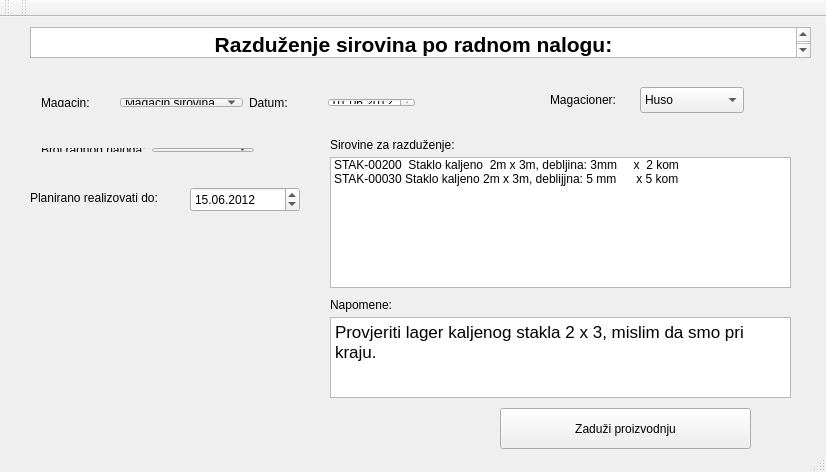
<?xml version="1.0" encoding="UTF-8"?>
<ui version="4.0">
 <class>MainWindow</class>
 <widget class="QMainWindow" name="MainWindow">
  <property name="geometry">
   <rect>
    <x>0</x>
    <y>0</y>
    <width>826</width>
    <height>472</height>
   </rect>
  </property>
  <property name="windowTitle">
   <string>RG Magacin IS</string>
  </property>
  <widget class="QWidget" name="centralWidget">
   <widget class="QListWidget" name="listWidget">
    <property name="geometry">
     <rect>
      <x>330</x>
      <y>140</y>
      <width>461</width>
      <height>131</height>
     </rect>
    </property>
    <item>
     <property name="text">
      <string>STAK-00200  Staklo kaljeno  2m x 3m, debljina: 3mm     x  2 kom</string>
     </property>
    </item>
    <item>
     <property name="text">
      <string>STAK-00030 Staklo kaljeno 2m x 3m, deblijjna: 5 mm      x 5 kom</string>
     </property>
    </item>
    <item>
     <property name="text">
      <string> </string>
     </property>
    </item>
   </widget>
   <widget class="QLabel" name="label_4">
    <property name="geometry">
     <rect>
      <x>330</x>
      <y>120</y>
      <width>161</width>
      <height>16</height>
     </rect>
    </property>
    <property name="text">
     <string>Sirovine za razduženje:</string>
    </property>
   </widget>
   <widget class="QLabel" name="label_5">
    <property name="geometry">
     <rect>
      <x>330</x>
      <y>280</y>
      <width>91</width>
      <height>16</height>
     </rect>
    </property>
    <property name="text">
     <string>Napomene:</string>
    </property>
   </widget>
   <widget class="QDateEdit" name="dateEdit_2">
    <property name="geometry">
     <rect>
      <x>190</x>
      <y>170</y>
      <width>110</width>
      <height>25</height>
     </rect>
    </property>
    <property name="date">
     <date>
      <year>2012</year>
      <month>6</month>
      <day>15</day>
     </date>
    </property>
    <property name="displayFormat">
     <string>dd.MM.yyyy</string>
    </property>
   </widget>
   <widget class="QLabel" name="label_6">
    <property name="geometry">
     <rect>
      <x>30</x>
      <y>170</y>
      <width>151</width>
      <height>21</height>
     </rect>
    </property>
    <property name="text">
     <string>Planirano realizovati do:</string>
    </property>
   </widget>
   <widget class="QTextBrowser" name="textBrowser">
    <property name="geometry">
     <rect>
      <x>30</x>
      <y>10</y>
      <width>781</width>
      <height>31</height>
     </rect>
    </property>
    <property name="html">
     <string>&lt;!DOCTYPE HTML PUBLIC &quot;-//W3C//DTD HTML 4.0//EN&quot; &quot;http://www.w3.org/TR/REC-html40/strict.dtd&quot;&gt;
&lt;html&gt;&lt;head&gt;&lt;meta name=&quot;qrichtext&quot; content=&quot;1&quot; /&gt;&lt;style type=&quot;text/css&quot;&gt;
p, li { white-space: pre-wrap; }
&lt;/style&gt;&lt;/head&gt;&lt;body style=&quot; font-family:'Lucida Grande'; font-size:13pt; font-weight:400; font-style:normal;&quot;&gt;
&lt;p align=&quot;center&quot; style=&quot; margin-top:0px; margin-bottom:0px; margin-left:0px; margin-right:0px; -qt-block-indent:0; text-indent:0px;&quot;&gt;&lt;span style=&quot; font-size:16pt; font-weight:600;&quot;&gt;Razduženje sirovina po radnom nalogu:&lt;/span&gt;&lt;/p&gt;&lt;/body&gt;&lt;/html&gt;</string>
    </property>
   </widget>
   <widget class="QComboBox" name="comboBox_3">
    <property name="geometry">
     <rect>
      <x>640</x>
      <y>70</y>
      <width>104</width>
      <height>26</height>
     </rect>
    </property>
    <item>
     <property name="text">
      <string>Huso</string>
     </property>
    </item>
   </widget>
   <widget class="QLabel" name="label_7">
    <property name="geometry">
     <rect>
      <x>550</x>
      <y>70</y>
      <width>91</width>
      <height>25</height>
     </rect>
    </property>
    <property name="text">
     <string>Magacioner:</string>
    </property>
   </widget>
   <widget class="QPushButton" name="pushButton">
    <property name="geometry">
     <rect>
      <x>500</x>
      <y>391</y>
      <width>251</width>
      <height>41</height>
     </rect>
    </property>
    <property name="text">
     <string>Zaduži proizvodnju</string>
    </property>
   </widget>
   <widget class="QTextBrowser" name="textBrowser_2">
    <property name="geometry">
     <rect>
      <x>330</x>
      <y>300</y>
      <width>461</width>
      <height>81</height>
     </rect>
    </property>
    <property name="html">
     <string>&lt;!DOCTYPE HTML PUBLIC &quot;-//W3C//DTD HTML 4.0//EN&quot; &quot;http://www.w3.org/TR/REC-html40/strict.dtd&quot;&gt;
&lt;html&gt;&lt;head&gt;&lt;meta name=&quot;qrichtext&quot; content=&quot;1&quot; /&gt;&lt;style type=&quot;text/css&quot;&gt;
p, li { white-space: pre-wrap; }
&lt;/style&gt;&lt;/head&gt;&lt;body style=&quot; font-family:'Lucida Grande'; font-size:13pt; font-weight:400; font-style:normal;&quot;&gt;
&lt;p style=&quot; margin-top:0px; margin-bottom:0px; margin-left:0px; margin-right:0px; -qt-block-indent:0; text-indent:0px;&quot;&gt;Provjeriti lager kaljenog stakla 2 x 3, mislim da smo pri kraju.&lt;/p&gt;&lt;/body&gt;&lt;/html&gt;</string>
    </property>
   </widget>
   <widget class="QWidget" name="">
    <property name="geometry">
     <rect>
      <x>30</x>
      <y>70</y>
      <width>396</width>
      <height>31</height>
     </rect>
    </property>
    <layout class="QHBoxLayout" name="horizontalLayout">
     <item>
      <widget class="QLabel" name="label">
       <property name="text">
        <string>Magacin:</string>
       </property>
      </widget>
     </item>
     <item>
      <widget class="QComboBox" name="comboBox">
       <item>
        <property name="text">
         <string>Magacin sirovina</string>
        </property>
       </item>
       <item>
        <property name="text">
         <string>Magacin robe</string>
        </property>
       </item>
       <item>
        <property name="text">
         <string>Magacin kalo</string>
        </property>
       </item>
      </widget>
     </item>
     <item>
      <widget class="QLabel" name="label_2">
       <property name="text">
        <string>Datum:</string>
       </property>
      </widget>
     </item>
     <item>
      <widget class="QDateEdit" name="dateEdit">
       <property name="date">
        <date>
         <year>2012</year>
         <month>6</month>
         <day>1</day>
        </date>
       </property>
       <property name="displayFormat">
        <string>dd.MM.yyyy</string>
       </property>
      </widget>
     </item>
    </layout>
   </widget>
   <widget class="QWidget" name="">
    <property name="geometry">
     <rect>
      <x>30</x>
      <y>120</y>
      <width>235</width>
      <height>26</height>
     </rect>
    </property>
    <layout class="QHBoxLayout" name="horizontalLayout_2">
     <item>
      <widget class="QLabel" name="label_3">
       <property name="text">
        <string>Broj radnog naloga:</string>
       </property>
      </widget>
     </item>
     <item>
      <widget class="QComboBox" name="comboBox_2">
       <item>
        <property name="text">
         <string>000158</string>
        </property>
       </item>
       <item>
        <property name="text">
         <string>000203</string>
        </property>
       </item>
       <item>
        <property name="text">
         <string>000304</string>
        </property>
       </item>
      </widget>
     </item>
    </layout>
   </widget>
  </widget>
  <widget class="QToolBar" name="mainToolBar">
   <attribute name="toolBarArea">
    <enum>TopToolBarArea</enum>
   </attribute>
   <attribute name="toolBarBreak">
    <bool>false</bool>
   </attribute>
  </widget>
  <widget class="QStatusBar" name="statusBar"/>
  <widget class="QToolBar" name="toolBar_2">
   <property name="windowTitle">
    <string>toolBar_2</string>
   </property>
   <attribute name="toolBarArea">
    <enum>TopToolBarArea</enum>
   </attribute>
   <attribute name="toolBarBreak">
    <bool>false</bool>
   </attribute>
  </widget>
 </widget>
 <layoutdefault spacing="6" margin="11"/>
 <resources/>
 <connections/>
</ui>
